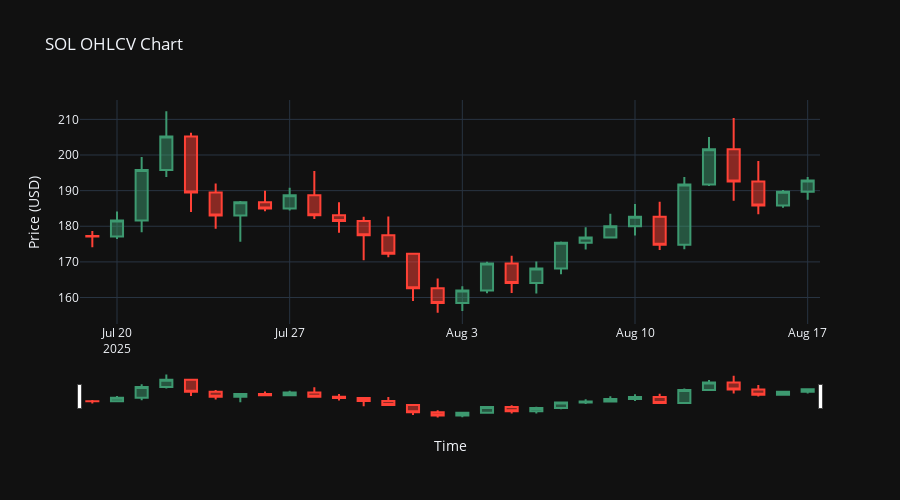

Source (notebook cell):
### Markdown cell above
## Step 1: Interactive OHLCV Charts

Let's start with interactive OHLCV charts for detailed price analysis:

### Code cell
# Step 1: Interactive OHLCV Charts
def create_interactive_ohlcv_chart(token_address=None, token_symbol="Token"):
    if not token_address:
        token_address = "So11111111111111111111111111111111111111112"  # Default to SOL
        token_symbol = "SOL"
    
    print(f"Creating OHLCV chart for {token_symbol}...")
    
    ohlcv_data = birdeye.get_ohlcv_data(token_address, type_="1D")
    
    if ohlcv_data:
        candlestick_chart = create_candlestick_chart(ohlcv_data, token_symbol)
        
        if candlestick_chart:
            print(f"\n{token_symbol} OHLCV Chart:")
            candlestick_chart.show()
            
            print("\nChart Features:")
            print("   Green candles: Price increased (Close > Open)")
            print("   Red candles: Price decreased (Close < Open)")
            print("   Volume bars: Trading activity")
            print("   Interactive: Zoom, pan, and hover for details")
        else:
            print("Could not create chart")
    else:
        print("Could not fetch OHLCV data")

# Interactive controls for Step 1
step1_checkbox = widgets.Checkbox(
    value=False,
    description='Use custom token address',
    style={'description_width': 'initial'}
)

step1_token_input = widgets.Text(
    value='',
    placeholder='Enter token address',
    description='Token:',
    style={'description_width': 'initial'},
    layout=widgets.Layout(width='500px')
)

step1_symbol_input = widgets.Text(
    value='',
    placeholder='Enter token symbol (e.g., USDC)',
    description='Symbol:',
    style={'description_width': 'initial'},
    layout=widgets.Layout(width='200px')
)

step1_button = widgets.Button(
    description='Create OHLCV Chart',
    button_style='success',
    tooltip='Create candlestick chart'
)

step1_output = widgets.Output()

def on_step1_button_click(b):
    with step1_output:
        clear_output(wait=True)
        if step1_checkbox.value and step1_token_input.value.strip():
            symbol = step1_symbol_input.value.strip() or "Token"
            create_interactive_ohlcv_chart(step1_token_input.value.strip(), symbol)
        else:
            create_interactive_ohlcv_chart()

step1_button.on_click(on_step1_button_click)

# Initial execution
create_interactive_ohlcv_chart()

# Display interactive controls
print("\n" + "="*60)
print("Interactive Controls:")
display(widgets.VBox([
    step1_checkbox,
    widgets.HBox([step1_token_input, step1_symbol_input]),
    step1_button,
    step1_output
]))

### Figure 1 — Plotly figure (JSON) as saved in the notebook; plotly's stock layout.template omitted (floating-point values rounded to 4 significant figures)
{"data": [{"close": [177.2, 181.6, 195.8, 205.2, 189.5, 183.0, 186.8, 185.0, 188.7, 183.1, 181.4, 177.5, 172.3, 162.6, 158.5, 162.0, 169.5, 164.1, 168.2, 175.4, 176.8, 180.0, 182.7, 174.8, 191.7, 201.6, 192.6, 185.8, 189.7, 192.9], "high": [178.7, 184.2, 199.4, 212.3, 206.3, 192.0, 187.1, 190.0, 190.8, 195.5, 186.8, 182.7, 182.7, 172.3, 165.3, 163.2, 170.0, 171.7, 170.1, 175.7, 179.7, 183.5, 186.2, 186.9, 193.8, 205.0, 210.4, 198.3, 190.2, 193.8], "low": [174.1, 176.4, 178.3, 193.8, 184.0, 179.3, 175.7, 184.2, 184.5, 182.0, 178.2, 170.4, 171.3, 159.1, 155.7, 156.2, 161.2, 161.2, 161.1, 166.6, 173.5, 176.5, 177.4, 173.4, 173.5, 191.3, 187.2, 183.4, 185.2, 187.4], "name": "SOL", "open": [177.3, 177.2, 181.6, 195.8, 205.2, 189.5, 183.0, 186.8, 185.0, 188.7, 183.1, 181.4, 177.5, 172.3, 162.6, 158.5, 162.0, 169.5, 164.1, 168.2, 175.4, 176.8, 180.0, 182.7, 174.8, 191.7, 201.6, 192.6, 185.8, 189.7], "type": "candlestick", "x": ["2025-07-19T00:00:00.000000000", "2025-07-20T00:00:00.000000000", "2025-07-21T00:00:00.000000000", "2025-07-22T00:00:00.000000000", "2025-07-23T00:00:00.000000000", "2025-07-24T00:00:00.000000000", "2025-07-25T00:00:00.000000000", "2025-07-26T00:00:00.000000000", "2025-07-27T00:00:00.000000000", "2025-07-28T00:00:00.000000000", "2025-07-29T00:00:00.000000000", "2025-07-30T00:00:00.000000000", "2025-07-31T00:00:00.000000000", "2025-08-01T00:00:00.000000000", "2025-08-02T00:00:00.000000000", "2025-08-03T00:00:00.000000000", "2025-08-04T00:00:00.000000000", "2025-08-05T00:00:00.000000000", "2025-08-06T00:00:00.000000000", "2025-08-07T00:00:00.000000000", "2025-08-08T00:00:00.000000000", "2025-08-09T00:00:00.000000000", "2025-08-10T00:00:00.000000000", "2025-08-11T00:00:00.000000000", "2025-08-12T00:00:00.000000000", "2025-08-13T00:00:00.000000000", "2025-08-14T00:00:00.000000000", "2025-08-15T00:00:00.000000000", "2025-08-16T00:00:00.000000000", "2025-08-17T00:00:00.000000000"]}], "layout": {"height": 500, "title": {"text": "SOL OHLCV Chart"}, "xaxis": {"title": {"text": "Time"}}, "yaxis": {"title": {"text": "Price (USD)"}}}}
